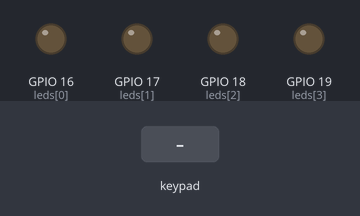
The program below on a simulated ESP32 board running MicroPython. Parts: output pins drawn as LEDs (lit = HIGH). The test bench sets the inputs (shaded band). Pins used as bus, display or sensor lines are not drawn; what the program prints to the serial console is not drawn.

Above: at 1.2 s.
1.3 s: keypad keys 1 2 # pressed 0.4 s apart
At 3.3 s:
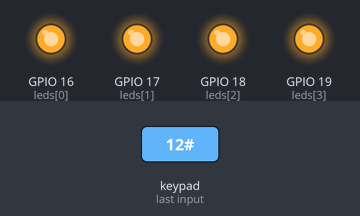
4.0 s: key 'A' pressed
At 5.0 s:
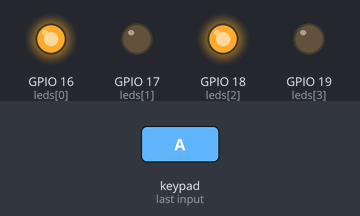
5.5 s: key 'B' pressed
At 5.8 s:
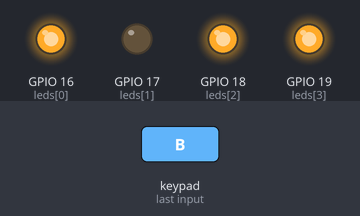
7.0 s: keypad keys 1 2 * pressed 0.4 s apart
At 9.2 s:
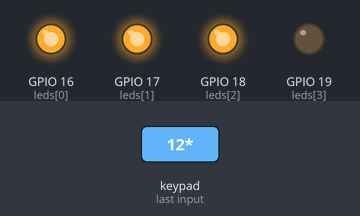
9.7 s: key 'C' pressed
At 10.2 s:
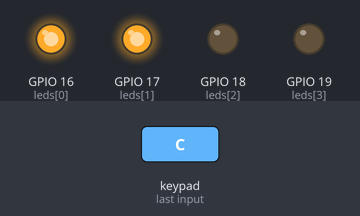
11.2 s: keypad keys 1 2 D pressed 0.4 s apart
At 12.9 s:
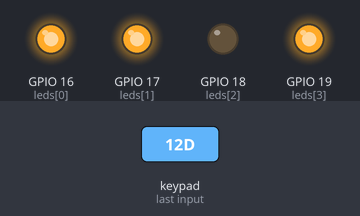
Timing chart, 0 to 14.4 s (numbered marks = the images above; inputs shaded):
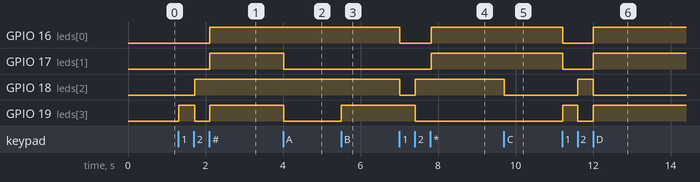

Measured:
- after the input at 1.3 s, GPIO 16 (leds[0]), GPIO 17 (leds[1]): LOW → HIGH after 0.81 s; GPIO 18 (leds[2]): LOW → HIGH after 0.42 s; GPIO 19 (leds[3]): LOW → HIGH at once, → LOW 0.41 s later, → HIGH 0.39 s later
- after the input at 4.0 s, GPIO 17 (leds[1]), GPIO 19 (leds[3]): HIGH → LOW at once
- after the input at 5.5 s, GPIO 19 (leds[3]): LOW → HIGH at once
- after the input at 7.0 s, GPIO 16 (leds[0]): HIGH → LOW at once, → HIGH 0.80 s later; GPIO 17 (leds[1]): LOW → HIGH after 0.82 s; GPIO 18 (leds[2]): HIGH → LOW at once, → HIGH 0.39 s later; GPIO 19 (leds[3]): HIGH → LOW after 0.41 s
- after the input at 9.7 s, GPIO 18 (leds[2]): HIGH → LOW at once
- after the input at 11.2 s, GPIO 16 (leds[0]), GPIO 17 (leds[1]): HIGH → LOW at once, → HIGH 0.78 s later; GPIO 18 (leds[2]): LOW → HIGH after 0.41 s, → LOW 0.39 s later; GPIO 19 (leds[3]): LOW → HIGH at once, → LOW 0.39 s later, → HIGH 0.39 s later

The program:

lab3_4.py
```python
from machine import Pin
import time

led_pins = (16, 17, 18, 19)
leds = [Pin(p, Pin.OUT) for p in led_pins]

def clear_leds():
    for led in leds:
        led.value(0)

clear_leds()

rows = [Pin(p, Pin.OUT) for p in (21, 22, 23, 25)]
cols = [Pin(p, Pin.IN, Pin.PULL_UP) for p in (26, 27, 32, 33)]

key_map = [
    ['1', '2', '3', 'A'],
    ['4', '5', '6', 'B'],
    ['7', '8', '9', 'C'],
    ['*', '0', '#', 'D'],
]

key_to_value = {
    '0': 0,
    '1': 1,
    '2': 2,
    '3': 3,
    '4': 4,
    '5': 5,
    '6': 6,
    '7': 7,
    '8': 8,
    '9': 9,
    'A': 10,
    'B': 11,
    'C': 12,
    'D': 13,
    '*': 14,
    '#': 15,
}

def scan_key():

    for r, prow in enumerate(rows):

        for pr in rows:
            pr.value(1)

        prow.value(0)
        time.sleep_us(50)

        for c, pcol in enumerate(cols):
            if pcol.value() == 0:
                return key_map[r][c]

    return None

def show_number_on_leds(n):

    n &= 0xF
    for i in range(4):
        bit = (n >> (3 - i)) & 1
        leds[i].value(bit)

print("Ready... กดปุ่มบน keypad ได้เลย")

while True:
    k = scan_key()
    if k is not None:
        print("Key pressed:", k)

        if k in key_to_value:
            n = key_to_value[k]
            show_number_on_leds(n)
            print("Value:", n, "Binary: {:04b}".format(n))

        while scan_key() is not None:
            time.sleep_ms(20)

    time.sleep_ms(20)
```
